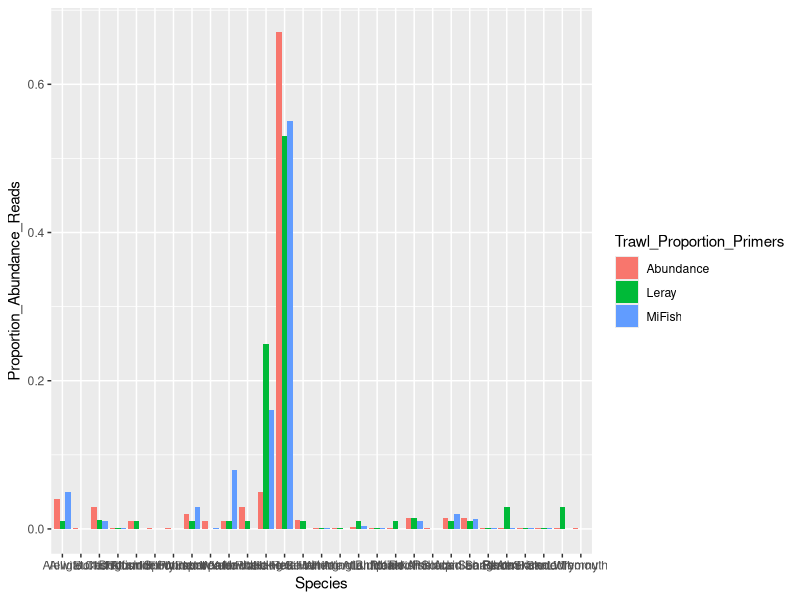

This figure's R source:
rm(list = ls())

library(ggplot2)
library(tidyr)

# with all the read Upload csv dta file for species abundance/read count proportions
fish_data<- read.csv("Fish_abundance_read_counts.csv")

#Add Primer/Trawl column to graph
fish_data<- pivot_longer(fish_data, cols = c("Abundance", "MiFish", "Leray"), 
                         names_to = "Trawl_Proportion_Primers", 
                         values_to = "Proportion_Abundance_Reads")
#Create Bar chart of abundance/read count proportions
fish_barchart<- ggplot()
fish_barchart<-fish_barchart + geom_col(data = fish_data, aes(x = Species,
                                y = Proportion_Abundance_Reads, 
                                fill = Trawl_Proportion_Primers), 
                                position= "dodge")
fish_barchart
